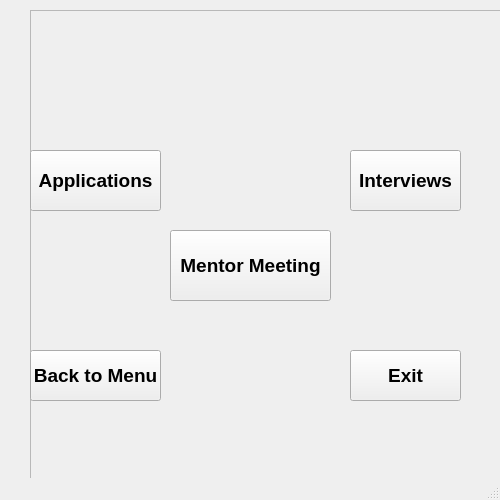
<?xml version="1.0" encoding="UTF-8"?>
<ui version="4.0">
 <class>MainWindow</class>
 <widget class="QMainWindow" name="MainWindow">
  <property name="geometry">
   <rect>
    <x>0</x>
    <y>0</y>
    <width>500</width>
    <height>500</height>
   </rect>
  </property>
  <property name="minimumSize">
   <size>
    <width>500</width>
    <height>500</height>
   </size>
  </property>
  <property name="maximumSize">
   <size>
    <width>500</width>
    <height>500</height>
   </size>
  </property>
  <property name="windowTitle">
   <string>MainWindow</string>
  </property>
  <widget class="QWidget" name="centralwidget">
   <widget class="QFrame" name="preference_menu_frame">
    <property name="geometry">
     <rect>
      <x>30</x>
      <y>10</y>
      <width>500</width>
      <height>481</height>
     </rect>
    </property>
    <property name="maximumSize">
     <size>
      <width>500</width>
      <height>500</height>
     </size>
    </property>
    <property name="frameShape">
     <enum>QFrame::StyledPanel</enum>
    </property>
    <property name="frameShadow">
     <enum>QFrame::Raised</enum>
    </property>
    <widget class="QLabel" name="werhere_logo_label">
     <property name="geometry">
      <rect>
       <x>0</x>
       <y>10</y>
       <width>491</width>
       <height>101</height>
      </rect>
     </property>
     <property name="text">
      <string/>
     </property>
     <property name="pixmap">
      <pixmap>werhere_image.png</pixmap>
     </property>
    </widget>
    <widget class="QPushButton" name="applications_pushButton">
     <property name="geometry">
      <rect>
       <x>0</x>
       <y>140</y>
       <width>131</width>
       <height>61</height>
      </rect>
     </property>
     <property name="font">
      <font>
       <pointsize>14</pointsize>
       <bold>true</bold>
      </font>
     </property>
     <property name="styleSheet">
      <string notr="true">QPushButton:hover {

                  background-color: qlineargradient(spread:pad, x1:0, y1:0, x2:0, y2:1, stop:0 rgba(0,157, 255, 255), stop:1 rgba(30, 206, 255, 255));
                  color: rgb(255, 255, 255);
                  }

QPushButton:pressed {
                    background-color: rgb(255, 255, 255);
                    color: rgb(0, 0, 255);
                    }</string>
     </property>
     <property name="text">
      <string>Applications</string>
     </property>
    </widget>
    <widget class="QPushButton" name="mentor_meeting_pushButton">
     <property name="geometry">
      <rect>
       <x>140</x>
       <y>220</y>
       <width>161</width>
       <height>71</height>
      </rect>
     </property>
     <property name="font">
      <font>
       <pointsize>14</pointsize>
       <bold>true</bold>
      </font>
     </property>
     <property name="styleSheet">
      <string notr="true">QPushButton:hover {

                  background-color: qlineargradient(spread:pad, x1:0, y1:0, x2:0, y2:1, stop:0 rgba(0,157, 255, 255), stop:1 rgba(30, 206, 255, 255));
                  color: rgb(255, 255, 255);
                  }

QPushButton:pressed {
                    background-color: rgb(255, 255, 255);
                    color: rgb(0, 0, 255);
                    }</string>
     </property>
     <property name="text">
      <string>Mentor Meeting</string>
     </property>
    </widget>
    <widget class="QPushButton" name="interviews_pushButton">
     <property name="geometry">
      <rect>
       <x>320</x>
       <y>140</y>
       <width>111</width>
       <height>61</height>
      </rect>
     </property>
     <property name="font">
      <font>
       <pointsize>14</pointsize>
       <bold>true</bold>
      </font>
     </property>
     <property name="styleSheet">
      <string notr="true">QPushButton:hover {

                  background-color: qlineargradient(spread:pad, x1:0, y1:0, x2:0, y2:1, stop:0 rgba(0,157, 255, 255), stop:1 rgba(30, 206, 255, 255));
                  color: rgb(255, 255, 255);
                  }

QPushButton:pressed {
                    background-color: rgb(255, 255, 255);
                    color: rgb(0, 0, 255);
                    }</string>
     </property>
     <property name="text">
      <string>Interviews</string>
     </property>
    </widget>
    <widget class="QPushButton" name="bact_menu_pushButton">
     <property name="geometry">
      <rect>
       <x>0</x>
       <y>340</y>
       <width>131</width>
       <height>51</height>
      </rect>
     </property>
     <property name="font">
      <font>
       <pointsize>14</pointsize>
       <bold>true</bold>
      </font>
     </property>
     <property name="styleSheet">
      <string notr="true">QPushButton:hover {

                  background-color: qlineargradient(spread:pad, x1:0, y1:0, x2:0, y2:1, stop:0 rgba(0,157, 255, 255), stop:1 rgba(30, 206, 255, 255));
                  color: rgb(255, 255, 255);
                  }

QPushButton:pressed {
                    background-color: rgb(255, 255, 255);
                    color: rgb(0, 0, 255);
                    }</string>
     </property>
     <property name="text">
      <string>Back to Menu</string>
     </property>
    </widget>
    <widget class="QPushButton" name="exit_pushButton">
     <property name="geometry">
      <rect>
       <x>320</x>
       <y>340</y>
       <width>111</width>
       <height>51</height>
      </rect>
     </property>
     <property name="font">
      <font>
       <pointsize>14</pointsize>
       <bold>true</bold>
      </font>
     </property>
     <property name="styleSheet">
      <string notr="true">QPushButton:hover {

                  background-color: qlineargradient(spread:pad, x1:0, y1:0, x2:0, y2:1, stop:0 rgba(0,157, 255, 255), stop:1 rgba(30, 206, 255, 255));
                  color: rgb(255, 255, 255);
                  }

QPushButton:pressed {
                    background-color: rgb(255, 255, 255);
                    color: rgb(0, 0, 255);
                    }</string>
     </property>
     <property name="text">
      <string>Exit</string>
     </property>
    </widget>
   </widget>
  </widget>
  <widget class="QMenuBar" name="menubar">
   <property name="geometry">
    <rect>
     <x>0</x>
     <y>0</y>
     <width>500</width>
     <height>22</height>
    </rect>
   </property>
  </widget>
  <widget class="QStatusBar" name="statusbar"/>
 </widget>
 <resources/>
 <connections/>
</ui>
